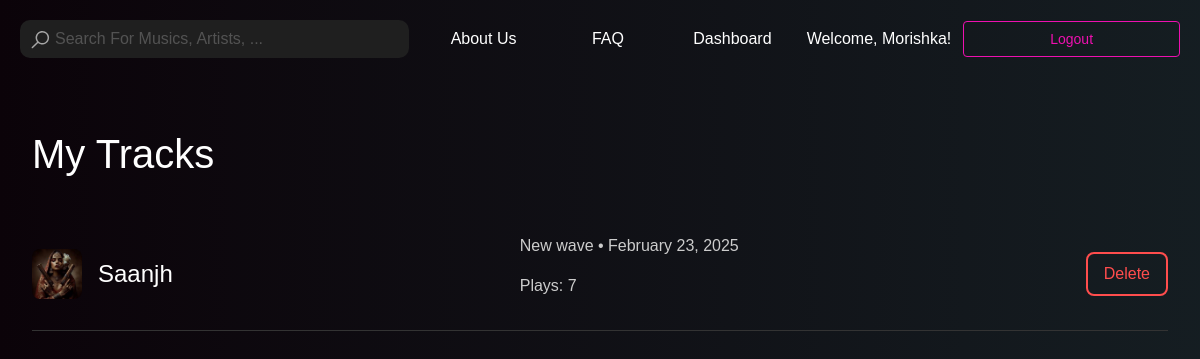
/my-tracks/ (signed in), run on an earlier commit of the app's database.
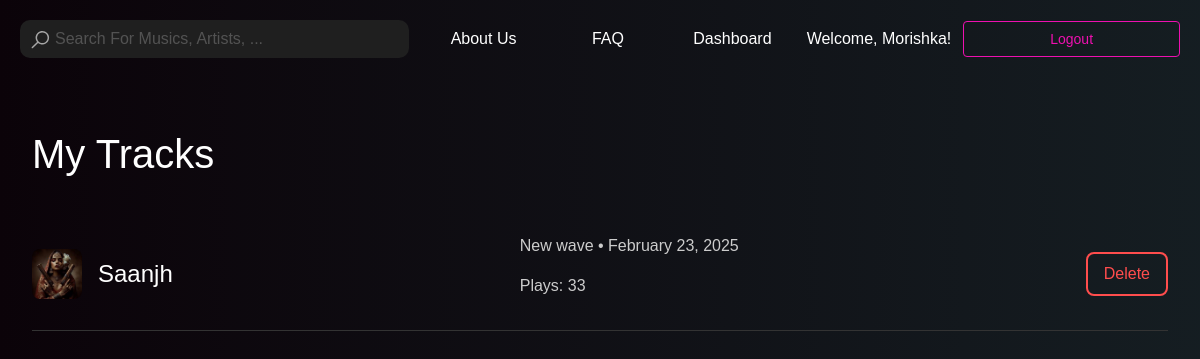
And on a later commit of the database.
### frontend/models.py (models this page shows, shortened)
class Track(models.Model):
    title = models.CharField(max_length=100)
    artist = models.CharField(max_length=100)
    release_date = models.DateField()
    album = models.ForeignKey(Album, related_name='songs', on_delete=models.CASCADE)  # Updated to ForeignKey
    duration = models.DurationField()
    cover_image = models.ImageField(upload_to="track_covers/", blank=True, null=True)
    audio_file = models.FileField(upload_to="audio_files/", blank=True, null=True)  # New field for audio files
    genre = models.ForeignKey(Genre, related_name='tracks',
                              on_delete=models.CASCADE)  # New field to associate tracks with genres
    play_count = models.PositiveIntegerField(default=0)
    created_at = models.DateTimeField(auto_now_add=True)
    user = models.ForeignKey(User, on_delete=models.CASCADE, null=True)

class Genre(models.Model):
    name = models.CharField(max_length=100)
    slug = models.SlugField(unique=True)
    background_image = models.ImageField(upload_to='genre_backgrounds/', blank=True, null=True)
    description = models.TextField(blank=True, null=True)  # New description field

### frontend/views.py (the view)
# urls.py: path('my-tracks/', my_tracks_view, name='my_tracks'),  # Define the URL pattern
@login_required
def my_tracks_view(request):
    user_tracks = Track.objects.filter(user=request.user)  # Fetch tracks for the logged-in user
    return render(request, 'my_tracks.html', {'tracks': user_tracks})  # Render the template with user tracks

### frontend/templates/my_tracks.html (shortened to what this page needs)
{% load static %}
<!DOCTYPE html>
<html lang="en">
<head>
    <link rel="stylesheet" href="{% static 'css/header.css' %}"/>
    <link href="https://cdn.jsdelivr.net/npm/bootstrap@5.3.0/dist/css/bootstrap.min.css" rel="stylesheet">
    <link rel="stylesheet" href="https://cdn.jsdelivr.net/npm/bootstrap-icons@1.11.3/font/bootstrap-icons.min.css">
</head>
<body>
<div class="align">
    {% include "header.html" %}
</div>
<div class="main-content">
    <header>
        <h1>My Tracks</h1>
    </header>
    <section>
        {% if tracks %}
            {% for track in tracks %}
                <div class="track-item">
                    <div class="track-title">
                        {% if track.cover_image %}
                            <img src="{{ track.cover_image.url }}" alt="{{ track.title }} Cover">
                        {% else %}
                            <img src="{% static 'default_cover.jpg' %}" alt="Default Cover">
                        {% endif %}
                        <h3>{{ track.title }}</h3>
                    </div>
                    <div class="track-info">
                        <p>{{ track.genre.name }} • {{ track.created_at|date:"F j, Y" }}</p>
                        <p>Plays: {{ track.play_count }}</p>
                    </div>
                    <button class="btn-delete" onclick="deleteTrack({{ track.id }})">Delete</button>
                </div>
            {% endfor %}
        {% else %}
            <p>No tracks uploaded yet.</p>
        {% endif %}
    </section>
</div>
</body>
</html>

What changed in the data, as far as the page shows it:
changed Track "Saanjh": play_count "7" → "33"
